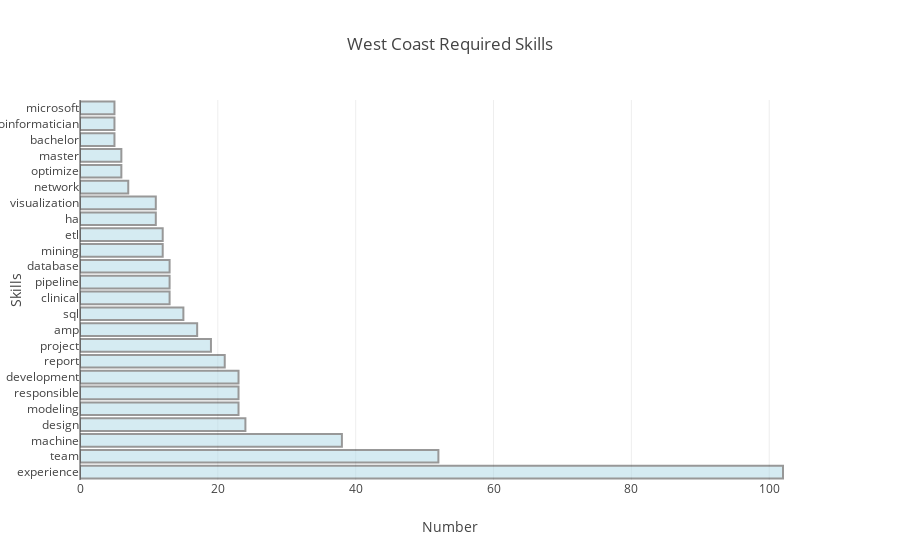

The cell this chart's notebook holds for it:
### Code cell
dataWest = {'type' : 'bar',
                      'orientation' : 'h',
                     'x' : dfWest['number'],
                     'y' :dfWest['skills'],
                     'marker' : {'color' : 'lightblue',
                                'line' : {'color' : '#333',
                                          'width' : 2}},
                     'opacity' : 0.5,}
                     

layout = {'title' : "West Coast Required Skills",
         'xaxis' : {'title' : 'Number'},
         'yaxis' : {'title' : 'Skills'},
         }
fig = {'data' : [dataWest],
      'layout' : layout}
pyo.iplot(fig)
py.plot(fig, filename="West Coast Required Skills")

### Figure 1 — Plotly figure (JSON) as saved in the notebook; plotly's stock layout.template omitted (floating-point values rounded to 4 significant figures)
{"data": [{"marker": {"color": "lightblue", "line": {"color": "#333", "width": 2}}, "opacity": 0.5, "orientation": "h", "type": "bar", "x": [102, 52, 38, 24, 23, 23, 23, 21, 19, 17, 15, 13, 13, 13, 12, 12, 11, 11, 7, 6, 6, 5, 5, 5], "y": ["experience", "team", "machine", "design", "modeling", "responsible", "development", "report", "project", "amp", "sql", "clinical", "pipeline", "database", "mining", "etl", "ha", "visualization", "network", "optimize", "master", "bachelor", "bioinformatician", "microsoft"]}], "layout": {"title": "West Coast Required Skills", "xaxis": {"title": "Number"}, "yaxis": {"title": "Skills"}}}
